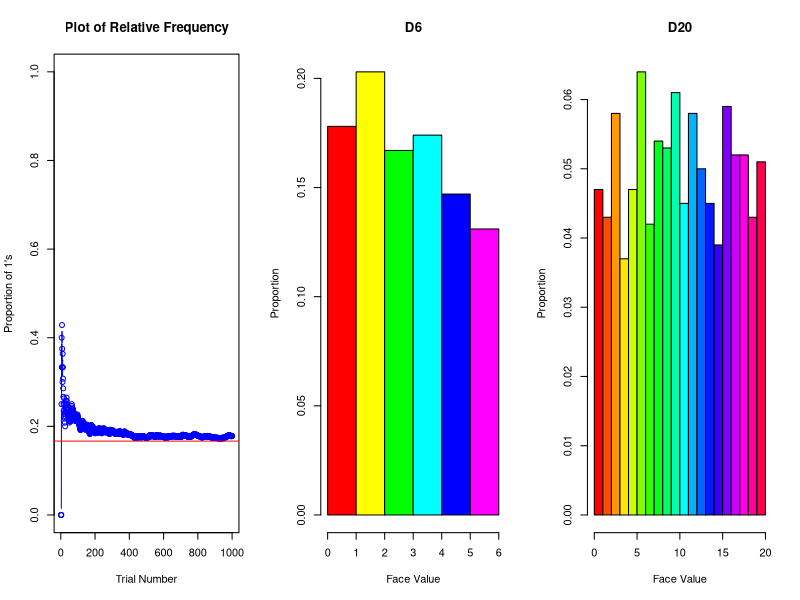
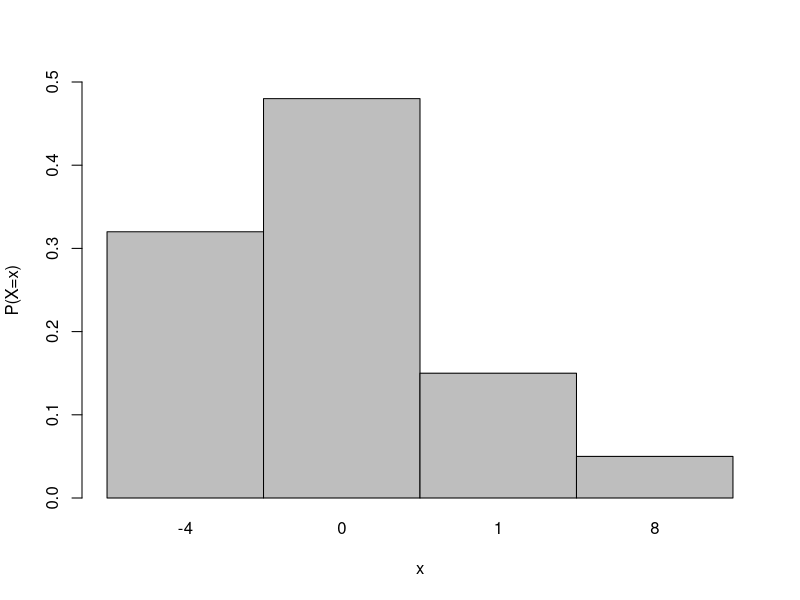
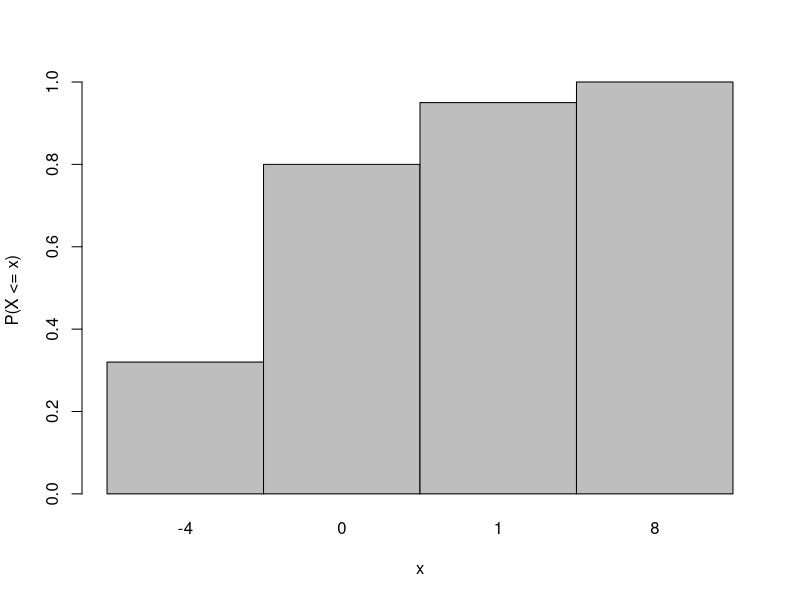
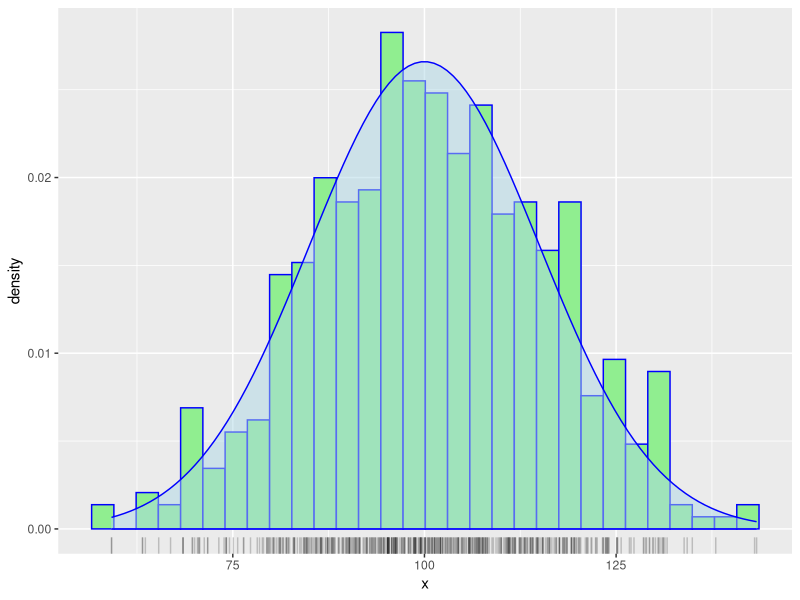
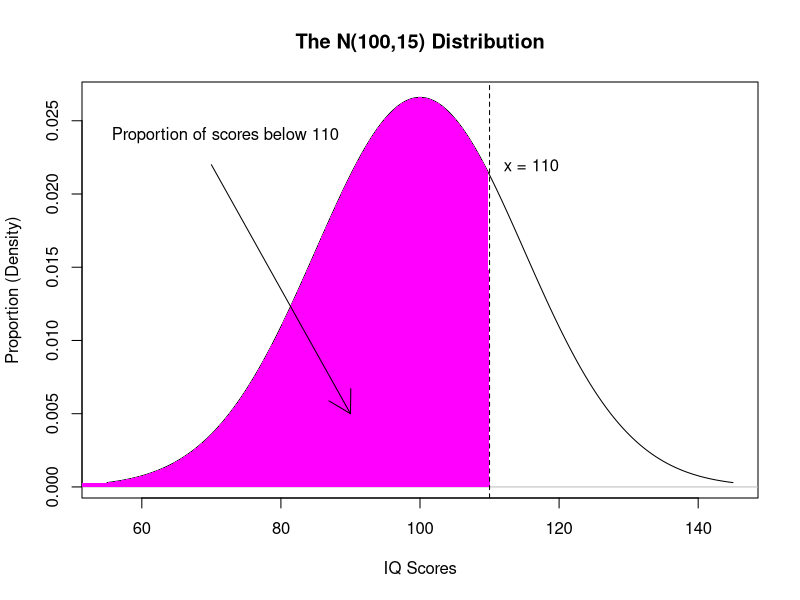

R code for these plots, in order:
## ---- chunk 1
knitr::opts_chunk$set(echo = TRUE)
library(tidyverse)
## ---- chunk 2
## Simulating dice rolls

n <- 1000
# Sample size
N1 <- 6   # Number of die sides
N2 <- 20   # Number of die sides

#Generate random sample of D6 die.
x<-sample(x = 1:N1,size = n,replace = T)

# Set up plot for 1 row by 2 columns
par(mfrow=c(1,3))

freq<-0
phat<-numeric(n)
for(i in 1:n){
  if(x[i]==1){ freq<-freq+1}
  phat[i] <- freq/i
}

cat("The observed proportion of one's observed is ", phat[i], "\n")

plot(1:n, phat, xlab = "Trial Number", ylab = 
       "Proportion of 1's", main = 
       "Plot of Relative Frequency",
     type = "b",lty = 1, col = "blue",ylim = c(0,1))
abline(h = 1/6, col = "red")

#Plot histogram of face values stored in x
hist(x,breaks = seq(0,N1),col = rainbow(N1),
     freq = F, main = "D6",
     xlab = "Face Value", ylab = "Proportion")

# Repeat above for D20
x2<-sample(x = 1:N2,size = n, replace = T)
hist(x2,breaks = seq(0,N2),col = rainbow(N2),
     freq = F,main = "D20", 
     xlab = "Face Value", ylab = "Proportion")

par(mfrow=c(1,1))
## ---- chunk 3
X.outcomes <- c(-4,0,1,8)
X.prob <- c(0.32,0.48, 0.15, 0.05)
barplot(X.prob, ylim = c(0,0.5), names.arg = X.outcomes,
        space = 0, xlab = "x", ylab = "P(X=x)")

X.cumul <- cumsum(X.prob)
barplot(X.cumul, names.arg = X.outcomes, space = 0,
        xlab = "x", ylab = "P(X <= x)")
## ---- chunk 4
mu.X <- sum(X.outcomes*X.prob)
mu.X
## ---- chunk 5
var.X <- sum((X.outcomes - mu.X)^2*X.prob)
var.X

sd.x <- sqrt(var.X)
sd.x
## ---- chunk 6
# Set the Random Number Generator (RNG) so we get same results
set.seed(2)

#Specify the mean and standard deviation
mu <- 100
s <- 15

#Generate 500 random test scores
x <- rnorm(n = 500, mean = mu, sd = s)

#Store in a data frame for ggplot friendliness
x<- as.data.frame(x)

# Plot the histogram and density curve together
ggplot(x, aes(x = x)) + 
  geom_histogram(aes(y = ..density..), 
                 color = "blue",
                 fill = "light green") + 
  geom_rug(alpha = 0.2) + 
  stat_function(fun = dnorm, 
                color = "blue", 
                fill = "lightblue", 
                geom = "area",
                alpha = 0.5,
                args = list(mean = mu, sd = s))

## ---- chunk 7
################
## Don't feel obliged to understand this code chunk
################
mu=100;sigma=15
domain=mu-3*sigma:mu+3*sigma
z<-seq(mu-3*sigma,mu+3*sigma,length = 300)
fx<- dnorm(z,mean = mu,sd = sigma)
plot(z,fx,type = "l",xlim = c(mu-3*sigma,mu+3*sigma),main="The N(100,15) Distribution", xlab = "IQ Scores",ylab = "Proportion (Density)")
abline(h = 0, col = "gray")

# Fill in the cumulative proportion
lowbd<-mu-5*sigma
highbd<-110
xvals_sub<- z[z>=lowbd & z<=highbd]
fx_sub<- fx[z>=lowbd & z<=highbd]
polygon(rbind(c(lowbd,0),cbind(xvals_sub,fx_sub),c(highbd,0)),border=NA,col="magenta")

#Place x-value and text
abline(v=110,lty=2)
text(116,0.022,labels = "x = 110")

arrows(70,0.022,90,0.005)
text(72,0.024,labels = "Proportion of scores below 110")
## ---- chunk 8
mean(x$x)
sd(x$x)
